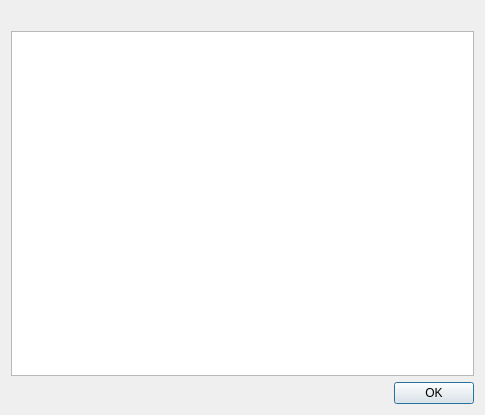
<?xml version="1.0" encoding="UTF-8"?>
<ui version="4.0">
 <class>Dialog</class>
 <widget class="QDialog" name="Dialog">
  <property name="geometry">
   <rect>
    <x>0</x>
    <y>0</y>
    <width>485</width>
    <height>415</height>
   </rect>
  </property>
  <property name="windowTitle">
   <string>Dialog</string>
  </property>
  <layout class="QGridLayout" name="gridLayout">
   <item row="0" column="0" colspan="2">
    <widget class="QLabel" name="label">
     <property name="text">
      <string/>
     </property>
     <property name="scaledContents">
      <bool>true</bool>
     </property>
    </widget>
   </item>
   <item row="1" column="0" colspan="2">
    <widget class="QTextEdit" name="textEdit"/>
   </item>
   <item row="2" column="0">
    <spacer name="horizontalSpacer_2">
     <property name="orientation">
      <enum>Qt::Horizontal</enum>
     </property>
     <property name="sizeHint" stdset="0">
      <size>
       <width>180</width>
       <height>20</height>
      </size>
     </property>
    </spacer>
   </item>
   <item row="2" column="1">
    <widget class="QDialogButtonBox" name="buttonBox">
     <property name="orientation">
      <enum>Qt::Horizontal</enum>
     </property>
     <property name="standardButtons">
      <set>QDialogButtonBox::Ok</set>
     </property>
    </widget>
   </item>
  </layout>
 </widget>
 <resources/>
 <connections>
  <connection>
   <sender>buttonBox</sender>
   <signal>accepted()</signal>
   <receiver>Dialog</receiver>
   <slot>accept()</slot>
   <hints>
    <hint type="sourcelabel">
     <x>248</x>
     <y>254</y>
    </hint>
    <hint type="destinationlabel">
     <x>157</x>
     <y>274</y>
    </hint>
   </hints>
  </connection>
  <connection>
   <sender>buttonBox</sender>
   <signal>rejected()</signal>
   <receiver>Dialog</receiver>
   <slot>reject()</slot>
   <hints>
    <hint type="sourcelabel">
     <x>316</x>
     <y>260</y>
    </hint>
    <hint type="destinationlabel">
     <x>286</x>
     <y>274</y>
    </hint>
   </hints>
  </connection>
 </connections>
</ui>
